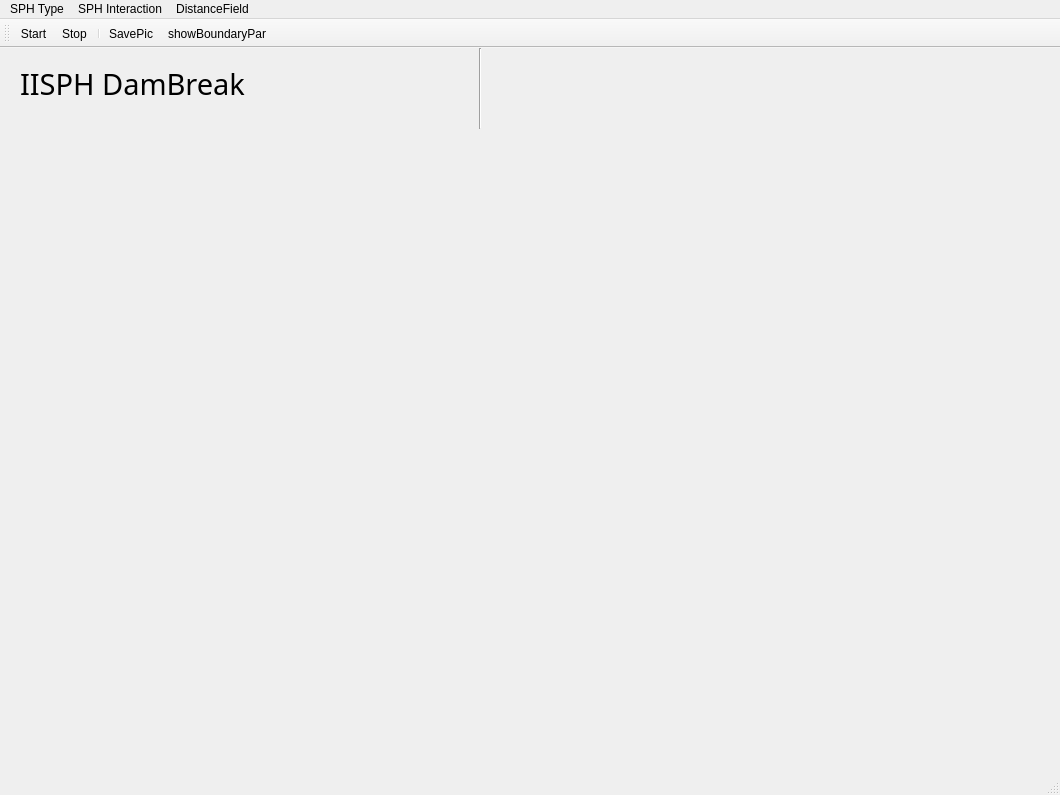
<?xml version="1.0" encoding="UTF-8"?>
<ui version="4.0">
 <class>ICASPHPlusClass</class>
 <widget class="QMainWindow" name="ICASPHPlusClass">
  <property name="geometry">
   <rect>
    <x>0</x>
    <y>0</y>
    <width>1060</width>
    <height>795</height>
   </rect>
  </property>
  <property name="windowTitle">
   <string>ICASPHPlus</string>
  </property>
  <widget class="QWidget" name="centralWidget">
   <widget class="QWidget" name="verticalLayoutWidget">
    <property name="geometry">
     <rect>
      <x>0</x>
      <y>80</y>
      <width>1061</width>
      <height>661</height>
     </rect>
    </property>
    <layout class="QVBoxLayout" name="BaseLayout"/>
   </widget>
   <widget class="QLabel" name="SPHTypeName">
    <property name="geometry">
     <rect>
      <x>20</x>
      <y>10</y>
      <width>431</width>
      <height>51</height>
     </rect>
    </property>
    <property name="font">
     <font>
      <family>Segoe Print</family>
      <pointsize>22</pointsize>
     </font>
    </property>
    <property name="text">
     <string>IISPH DamBreak</string>
    </property>
   </widget>
   <widget class="Line" name="line">
    <property name="geometry">
     <rect>
      <x>470</x>
      <y>0</y>
      <width>20</width>
      <height>81</height>
     </rect>
    </property>
    <property name="orientation">
     <enum>Qt::Vertical</enum>
    </property>
   </widget>
  </widget>
  <widget class="QMenuBar" name="menuBar">
   <property name="geometry">
    <rect>
     <x>0</x>
     <y>0</y>
     <width>1060</width>
     <height>23</height>
    </rect>
   </property>
   <widget class="QMenu" name="menuSPH">
    <property name="title">
     <string>SPH Type</string>
    </property>
    <addaction name="actionIISPH"/>
    <addaction name="actionWCSPH"/>
   </widget>
   <widget class="QMenu" name="menuSPH_Interaction">
    <property name="title">
     <string>SPH Interaction</string>
    </property>
    <addaction name="actionSingleBrak"/>
    <addaction name="actionDoubleDamBreak"/>
    <addaction name="actionStaticRigidInteraction"/>
    <addaction name="actionSurfaceSimulation"/>
   </widget>
   <widget class="QMenu" name="menuDistanceField">
    <property name="title">
     <string>DistanceField</string>
    </property>
    <addaction name="actionOn"/>
    <addaction name="actionOff"/>
   </widget>
   <addaction name="menuSPH"/>
   <addaction name="menuSPH_Interaction"/>
   <addaction name="menuDistanceField"/>
  </widget>
  <widget class="QToolBar" name="mainToolBar">
   <attribute name="toolBarArea">
    <enum>TopToolBarArea</enum>
   </attribute>
   <attribute name="toolBarBreak">
    <bool>false</bool>
   </attribute>
   <addaction name="actionStart"/>
   <addaction name="actionStop"/>
   <addaction name="separator"/>
   <addaction name="actionSavePic"/>
   <addaction name="actionshowBoundaryPar"/>
  </widget>
  <widget class="QStatusBar" name="statusBar"/>
  <action name="actionStart">
   <property name="checkable">
    <bool>true</bool>
   </property>
   <property name="icon">
    <iconset>
     <normaloff>Resources/start.png</normaloff>Resources/start.png</iconset>
   </property>
   <property name="text">
    <string>Start</string>
   </property>
  </action>
  <action name="actionStop">
   <property name="checkable">
    <bool>true</bool>
   </property>
   <property name="icon">
    <iconset>
     <normaloff>Resources/stop.png</normaloff>Resources/stop.png</iconset>
   </property>
   <property name="text">
    <string>Stop</string>
   </property>
  </action>
  <action name="actionSavePic">
   <property name="checkable">
    <bool>true</bool>
   </property>
   <property name="icon">
    <iconset>
     <normaloff>Resources/savepic.png</normaloff>Resources/savepic.png</iconset>
   </property>
   <property name="text">
    <string>SavePic</string>
   </property>
  </action>
  <action name="actionshowBoundaryPar">
   <property name="checkable">
    <bool>true</bool>
   </property>
   <property name="icon">
    <iconset>
     <normaloff>Resources/showBoundaryP.png</normaloff>Resources/showBoundaryP.png</iconset>
   </property>
   <property name="text">
    <string>showBoundaryPar</string>
   </property>
  </action>
  <action name="actionIISPH">
   <property name="text">
    <string>IISPH</string>
   </property>
  </action>
  <action name="actionWCSPH">
   <property name="text">
    <string>WCSPH</string>
   </property>
  </action>
  <action name="actionSingleBrak">
   <property name="text">
    <string>SingleDamBreak</string>
   </property>
  </action>
  <action name="actionDoubleDamBreak">
   <property name="text">
    <string>DoubleDamBreak</string>
   </property>
  </action>
  <action name="actionStaticRigidInteraction">
   <property name="text">
    <string>StaticRigidInteraction</string>
   </property>
  </action>
  <action name="actionSurfaceSimulation">
   <property name="text">
    <string>SurfaceSimulation</string>
   </property>
  </action>
  <action name="actionOn">
   <property name="text">
    <string>On</string>
   </property>
  </action>
  <action name="actionOff">
   <property name="text">
    <string>Off</string>
   </property>
  </action>
 </widget>
 <layoutdefault spacing="6" margin="11"/>
 <resources>
  <include location="ICASPHPlus.qrc"/>
 </resources>
 <connections>
  <connection>
   <sender>actionStart</sender>
   <signal>triggered()</signal>
   <receiver>ICASPHPlusClass</receiver>
   <slot>onStart()</slot>
   <hints>
    <hint type="sourcelabel">
     <x>-1</x>
     <y>-1</y>
    </hint>
    <hint type="destinationlabel">
     <x>529</x>
     <y>397</y>
    </hint>
   </hints>
  </connection>
  <connection>
   <sender>actionStop</sender>
   <signal>triggered()</signal>
   <receiver>ICASPHPlusClass</receiver>
   <slot>onStop()</slot>
   <hints>
    <hint type="sourcelabel">
     <x>-1</x>
     <y>-1</y>
    </hint>
    <hint type="destinationlabel">
     <x>529</x>
     <y>397</y>
    </hint>
   </hints>
  </connection>
  <connection>
   <sender>actionSavePic</sender>
   <signal>triggered()</signal>
   <receiver>ICASPHPlusClass</receiver>
   <slot>isSavePic()</slot>
   <hints>
    <hint type="sourcelabel">
     <x>-1</x>
     <y>-1</y>
    </hint>
    <hint type="destinationlabel">
     <x>529</x>
     <y>397</y>
    </hint>
   </hints>
  </connection>
  <connection>
   <sender>actionshowBoundaryPar</sender>
   <signal>triggered()</signal>
   <receiver>ICASPHPlusClass</receiver>
   <slot>isShowBoundaryPartilces()</slot>
   <hints>
    <hint type="sourcelabel">
     <x>-1</x>
     <y>-1</y>
    </hint>
    <hint type="destinationlabel">
     <x>529</x>
     <y>397</y>
    </hint>
   </hints>
  </connection>
  <connection>
   <sender>actionIISPH</sender>
   <signal>triggered()</signal>
   <receiver>ICASPHPlusClass</receiver>
   <slot>changeIISPH()</slot>
   <hints>
    <hint type="sourcelabel">
     <x>-1</x>
     <y>-1</y>
    </hint>
    <hint type="destinationlabel">
     <x>529</x>
     <y>397</y>
    </hint>
   </hints>
  </connection>
  <connection>
   <sender>actionWCSPH</sender>
   <signal>triggered()</signal>
   <receiver>ICASPHPlusClass</receiver>
   <slot>changeWCSPH()</slot>
   <hints>
    <hint type="sourcelabel">
     <x>-1</x>
     <y>-1</y>
    </hint>
    <hint type="destinationlabel">
     <x>529</x>
     <y>397</y>
    </hint>
   </hints>
  </connection>
  <connection>
   <sender>actionDoubleDamBreak</sender>
   <signal>triggered()</signal>
   <receiver>ICASPHPlusClass</receiver>
   <slot>changeDoubleBreak()</slot>
   <hints>
    <hint type="sourcelabel">
     <x>-1</x>
     <y>-1</y>
    </hint>
    <hint type="destinationlabel">
     <x>529</x>
     <y>397</y>
    </hint>
   </hints>
  </connection>
  <connection>
   <sender>actionStaticRigidInteraction</sender>
   <signal>triggered()</signal>
   <receiver>ICASPHPlusClass</receiver>
   <slot>changeStaticRigid()</slot>
   <hints>
    <hint type="sourcelabel">
     <x>-1</x>
     <y>-1</y>
    </hint>
    <hint type="destinationlabel">
     <x>529</x>
     <y>397</y>
    </hint>
   </hints>
  </connection>
  <connection>
   <sender>actionSurfaceSimulation</sender>
   <signal>triggered()</signal>
   <receiver>ICASPHPlusClass</receiver>
   <slot>changeSurface()</slot>
   <hints>
    <hint type="sourcelabel">
     <x>-1</x>
     <y>-1</y>
    </hint>
    <hint type="destinationlabel">
     <x>529</x>
     <y>397</y>
    </hint>
   </hints>
  </connection>
  <connection>
   <sender>actionSingleBrak</sender>
   <signal>triggered()</signal>
   <receiver>ICASPHPlusClass</receiver>
   <slot>changeSingleBreak()</slot>
   <hints>
    <hint type="sourcelabel">
     <x>-1</x>
     <y>-1</y>
    </hint>
    <hint type="destinationlabel">
     <x>529</x>
     <y>397</y>
    </hint>
   </hints>
  </connection>
  <connection>
   <sender>actionOn</sender>
   <signal>triggered()</signal>
   <receiver>ICASPHPlusClass</receiver>
   <slot>onDrawDistanceField()</slot>
   <hints>
    <hint type="sourcelabel">
     <x>-1</x>
     <y>-1</y>
    </hint>
    <hint type="destinationlabel">
     <x>529</x>
     <y>397</y>
    </hint>
   </hints>
  </connection>
  <connection>
   <sender>actionOff</sender>
   <signal>triggered()</signal>
   <receiver>ICASPHPlusClass</receiver>
   <slot>offDrawDistanceField()</slot>
   <hints>
    <hint type="sourcelabel">
     <x>-1</x>
     <y>-1</y>
    </hint>
    <hint type="destinationlabel">
     <x>529</x>
     <y>397</y>
    </hint>
   </hints>
  </connection>
 </connections>
 <slots>
  <slot>onStart()</slot>
  <slot>onStop()</slot>
  <slot>isSavePic()</slot>
  <slot>isShowBoundaryPartilces()</slot>
  <slot>changeIISPH()</slot>
  <slot>changeDoubleBreak()</slot>
  <slot>changeStaticRigid()</slot>
  <slot>changeSurface()</slot>
  <slot>changeWCSPH()</slot>
  <slot>changeSingleBreak()</slot>
  <slot>onDrawDistanceField()</slot>
  <slot>offDrawDistanceField()</slot>
 </slots>
</ui>
